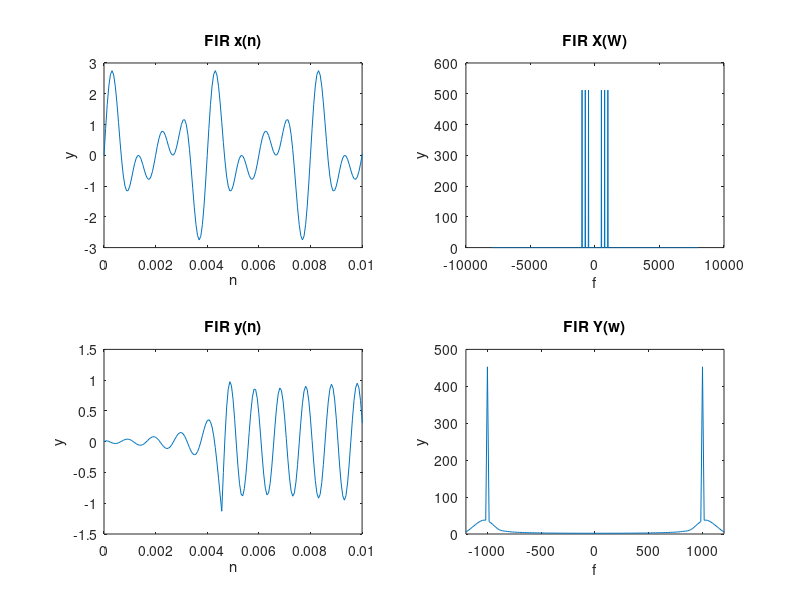
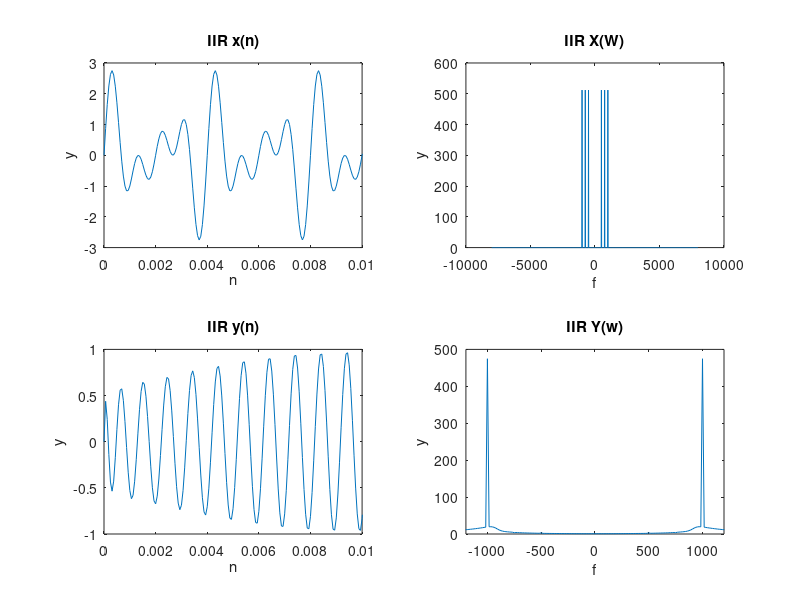

Reproduce these figures in MATLAB, in order.
%Generar la señal %separara una componente 1000
fs=16000;
n= 0:1/fs:0.1;
x= sin(2*pi*500*n) + sin(2*pi*750*n) + sin(2*pi*1000*n);
X1= fftshift(fft(x,1024));
f= -(fs/2): fs/1024 : (fs/2)-(fs/1024);
firhp=[0.0154841401637762 -0.0141086459734070 -0.00786187678380364 -0.00349667725114399 -0.000529434537010905 0.00140885954106257 0.00257206517182088 0.00313950609828064 0.00323187946127460 0.00293049279017570 0.00230975729356378 0.00144177029622463 0.000409473767766715 -0.000681648665317246 -0.00171597402603496 -0.00257415683271368 -0.00314319519234525 -0.00333748624400575 -0.00310864201162574 -0.00245367147263905 -0.00142633899734616 -0.000136397497943289 0.00126304843397918 0.00259392406018348 0.00367319053214652 0.00433461947987337 0.00445435786390270 0.00397353840965038 0.00291136047274671 0.00136618997112091 -0.000491777051228549 -0.00243303695107533 -0.00419579014295825 -0.00552404994331981 -0.00620187903472424 -0.00608297251898219 -0.00511516552796835 -0.00336016619246275 -0.000997027791234643 0.00170502863577033 0.00441097773739432 0.00674495881043686 0.00835663162694276 0.00896875345558160 0.00839814216179607 0.00661559541725948 0.00375369830131597 8.60703857230413e-05 -0.00396072058597718 -0.00786727311396264 -0.0111212916372324 -0.0131522352509503 -0.0136199749507922 -0.0122330323059677 -0.00896157873714571 -0.00404769155054904 0.00208435656398128 0.00878792156600931 0.0152282257713140 0.0205076878972727 0.0237535238518281 0.0241902424240740 0.0212299398251059 0.0145647476378445 0.00423080868912885 -0.00938623860668096 -0.0255792245535625 -0.0433592295068916 -0.0615271795672307 -0.0787768724820200 -0.0938151472974901 -0.105486222070348 -0.112879234313326 0.884589391053800 -0.112879234313326 -0.105486222070348 -0.0938151472974901 -0.0787768724820200 -0.0615271795672307 -0.0433592295068916 -0.0255792245535625 -0.00938623860668096 0.00423080868912885 0.0145647476378445 0.0212299398251059 0.0241902424240740 0.0237535238518281 0.0205076878972727 0.0152282257713140 0.00878792156600931 0.00208435656398128 -0.00404769155054904 -0.00896157873714571 -0.0122330323059677 -0.0136199749507922 -0.0131522352509503 -0.0111212916372324 -0.00786727311396264 -0.00396072058597718 8.60703857230413e-05 0.00375369830131597 0.00661559541725948 0.00839814216179607 0.00896875345558160 0.00835663162694276 0.00674495881043686 0.00441097773739432 0.00170502863577033 -0.000997027791234643 -0.00336016619246275 -0.00511516552796835 -0.00608297251898219 -0.00620187903472424 -0.00552404994331981 -0.00419579014295825 -0.00243303695107533 -0.000491777051228549 0.00136618997112091 0.00291136047274671 0.00397353840965038 0.00445435786390270 0.00433461947987337 0.00367319053214652 0.00259392406018348 0.00126304843397918 -0.000136397497943289 -0.00142633899734616 -0.00245367147263905 -0.00310864201162574 -0.00333748624400575 -0.00314319519234525 -0.00257415683271368 -0.00171597402603496 -0.000681648665317246 0.000409473767766715 0.00144177029622463 0.00230975729356378 0.00293049279017570 0.00323187946127460 0.00313950609828064 0.00257206517182088 0.00140885954106257 -0.000529434537010905 -0.00349667725114399 -0.00786187678380364 -0.0141086459734070 0.0154841401637762];
a=[1];
y=conv(x,firhp);
Y1= fftshift(fft(y,1024));
nn= 0 : (1/fs) : (length(y)/fs)-(1/fs); 
%--------------------------------------------------------------------------
figure(1);
subplot(2,2,1);
plot(n,x);
xlim([0 0.01]);
xlabel('n'); ylabel('y'); title('FIR x(n)');
subplot(2,2,2);
plot(f,abs(X1));
xlabel('f'); ylabel('y'); title('FIR X(W)');
subplot(2,2,3);
plot(nn,y);
xlim([0 0.01]);
xlabel('n'); ylabel('y'); title('FIR y(n)');
subplot(2,2,4);
plot(f,abs(Y1));
xlim([-1200 1200]);
xlabel('f'); ylabel('y'); title('FIR Y(w)');
%--------------------------------------------------------------------------
iirhp=[0.0154841401637762 -0.0141086459734070 -0.00786187678380364 -0.00349667725114399 -0.000529434537010905 0.00140885954106257 0.00257206517182088 0.00313950609828064 0.00323187946127460 0.00293049279017570 0.00230975729356378 0.00144177029622463 0.000409473767766715 -0.000681648665317246 -0.00171597402603496 -0.00257415683271368 -0.00314319519234525 -0.00333748624400575 -0.00310864201162574 -0.00245367147263905 -0.00142633899734616 -0.000136397497943289 0.00126304843397918 0.00259392406018348 0.00367319053214652 0.00433461947987337 0.00445435786390270 0.00397353840965038 0.00291136047274671 0.00136618997112091 -0.000491777051228549 -0.00243303695107533 -0.00419579014295825 -0.00552404994331981 -0.00620187903472424 -0.00608297251898219 -0.00511516552796835 -0.00336016619246275 -0.000997027791234643 0.00170502863577033 0.00441097773739432 0.00674495881043686 0.00835663162694276 0.00896875345558160 0.00839814216179607 0.00661559541725948 0.00375369830131597 8.60703857230413e-05 -0.00396072058597718 -0.00786727311396264 -0.0111212916372324 -0.0131522352509503 -0.0136199749507922 -0.0122330323059677 -0.00896157873714571 -0.00404769155054904 0.00208435656398128 0.00878792156600931 0.0152282257713140 0.0205076878972727 0.0237535238518281 0.0241902424240740 0.0212299398251059 0.0145647476378445 0.00423080868912885 -0.00938623860668096 -0.0255792245535625 -0.0433592295068916 -0.0615271795672307 -0.0787768724820200 -0.0938151472974901 -0.105486222070348 -0.112879234313326 0.884589391053800 -0.112879234313326 -0.105486222070348 -0.0938151472974901 -0.0787768724820200 -0.0615271795672307 -0.0433592295068916 -0.0255792245535625 -0.00938623860668096 0.00423080868912885 0.0145647476378445 0.0212299398251059 0.0241902424240740 0.0237535238518281 0.0205076878972727 0.0152282257713140 0.00878792156600931 0.00208435656398128 -0.00404769155054904 -0.00896157873714571 -0.0122330323059677 -0.0136199749507922 -0.0131522352509503 -0.0111212916372324 -0.00786727311396264 -0.00396072058597718 8.60703857230413e-05 0.00375369830131597 0.00661559541725948 0.00839814216179607 0.00896875345558160 0.00835663162694276 0.00674495881043686 0.00441097773739432 0.00170502863577033 -0.000997027791234643 -0.00336016619246275 -0.00511516552796835 -0.00608297251898219 -0.00620187903472424 -0.00552404994331981 -0.00419579014295825 -0.00243303695107533 -0.000491777051228549 0.00136618997112091 0.00291136047274671 0.00397353840965038 0.00445435786390270 0.00433461947987337 0.00367319053214652 0.00259392406018348 0.00126304843397918 -0.000136397497943289 -0.00142633899734616 -0.00245367147263905 -0.00310864201162574 -0.00333748624400575 -0.00314319519234525 -0.00257415683271368 -0.00171597402603496 -0.000681648665317246 0.000409473767766715 0.00144177029622463 0.00230975729356378 0.00293049279017570 0.00323187946127460 0.00313950609828064 0.00257206517182088 0.00140885954106257 -0.000529434537010905 -0.00349667725114399 -0.00786187678380364 -0.0141086459734070 0.0154841401637762];
aa=[1 -9.38635045332010 40.3517961220535 -104.842870949447 182.879957105543 -224.818381006039 198.710162984607 -126.255832846679 56.5043159232520 -16.9612904195719 3.07305598147996 -0.254561972978696];
bb=[0.504541349126804 -5.41329653298023 26.5333300737790 -78.4234049431375 155.299535797654 -216.345179185808 216.345179185808 -155.299535797654 78.4234049431375 -26.5333300737790 5.41329653298023 -0.504541349126804];
yy=filter(bb,aa,x);
Y2= fftshift(fft(yy,1024));

figure(2);
subplot(2,2,1);
plot(n,x);
xlim([0 0.01]);
xlabel('n'); ylabel('y'); title('IIR x(n)');
subplot(2,2,2);
plot(f,abs(X1));
xlabel('f'); ylabel('y'); title('IIR X(W)');
subplot(2,2,3);
plot(n,yy);
xlim([0 0.01]);
xlabel('n'); ylabel('y'); title('IIR y(n)');
subplot(2,2,4);
plot(f,abs(Y2));
xlim([-1200 1200]);
xlabel('f'); ylabel('y'); title('IIR Y(w)');
